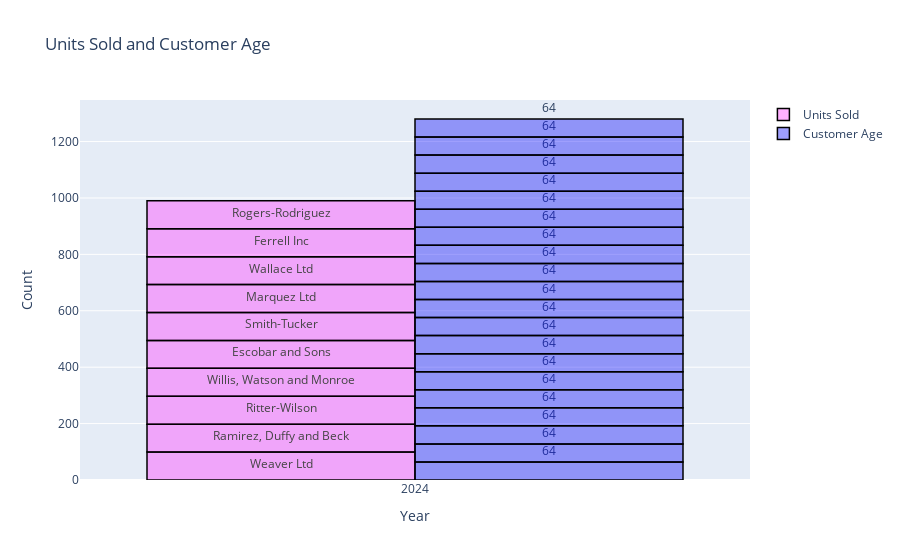

Write notebook code for a chart like this one.
### Code cell
dfUnitsgret_98 = df[df['UnitsSold'] > 98]
dfCustomer_63 = df[df['CustomerAge'] > 63]

# Creating the bar chart for units sold
trace3 = go.Bar(
    x=dfUnitsgret_98['Year'],
    y=dfUnitsgret_98['UnitsSold'],
    name="Units Sold",
    marker=dict(color='rgba(255, 58, 255, 0.4)',
                line=dict(color='rgb(0,0,0)', width=1.5)),
    text=dfUnitsgret_98['Brand']
)

# Creating the bar chart for customer age
trace4 = go.Bar(
    x=dfCustomer_63['Year'],
    y=dfCustomer_63['CustomerAge'],
    name="Customer Age",
    marker=dict(color='rgba(15, 15, 250, 0.4)',
                line=dict(color='rgb(0,0,0)', width=1.5)),
    text=dfCustomer_63['CustomerAge']
)

# Combining the traces
data4 = [trace3, trace4]

# Defining the layout
layout = go.Layout(
        barmode="group", 
        title="Units Sold and Customer Age", 
        xaxis=dict(title="Year"), 
        yaxis=dict(title="Count"))

# Creating the figure and plotting it
fig = go.Figure(data=data4, layout=layout)
iplot(fig)

### Figure 1 — Plotly figure (JSON) as saved in the notebook; plotly's stock layout.template omitted (floating-point values rounded to 4 significant figures)
{"data": [{"marker": {"color": "rgba(255, 58, 255, 0.4)", "line": {"color": "rgb(0,0,0)", "width": 1.5}}, "name": "Units Sold", "text": ["Weaver Ltd", "Ramirez, Duffy and Beck", "Ritter-Wilson", "Willis, Watson and Monroe", "Escobar and Sons", "Smith-Tucker", "Marquez Ltd", "Wallace Ltd", "Ferrell Inc", "Rogers-Rodriguez"], "type": "bar", "x": [2024, 2024, 2024, 2024, 2024, 2024, 2024, 2024, 2024, 2024], "y": [99, 99, 99, 99, 99, 99, 99, 99, 99, 99]}, {"marker": {"color": "rgba(15, 15, 250, 0.4)", "line": {"color": "rgb(0,0,0)", "width": 1.5}}, "name": "Customer Age", "text": [64, 64, 64, 64, 64, 64, 64, 64, 64, 64, 64, 64, 64, 64, 64, 64, 64, 64, 64, 64], "type": "bar", "x": [2024, 2024, 2024, 2024, 2024, 2024, 2024, 2024, 2024, 2024, 2024, 2024, 2024, 2024, 2024, 2024, 2024, 2024, 2024, 2024], "y": [64, 64, 64, 64, 64, 64, 64, 64, 64, 64, 64, 64, 64, 64, 64, 64, 64, 64, 64, 64]}], "layout": {"barmode": "group", "title": {"text": "Units Sold and Customer Age"}, "xaxis": {"title": {"text": "Year"}}, "yaxis": {"title": {"text": "Count"}}}}
